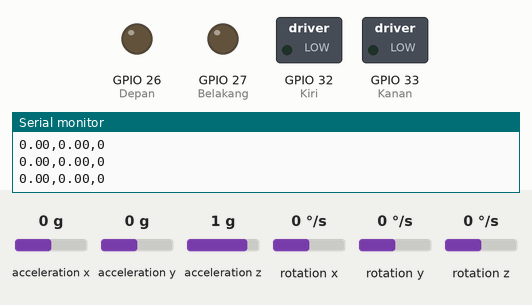
Recording of a sketch running on a simulated ESP32. On the bench: switched loads named in the sketch (green lamp = pin HIGH), output pins drawn as LEDs (lit = HIGH), the last lines printed to the serial monitor. The inputs (shaded band) are chosen by the test bench; at power-on: acceleration x 0 g, acceleration y 0 g, acceleration z 1 g, rotation x 0 °/s, rotation y 0 °/s, rotation z 0 °/s.

Above: at 1.2 s.
1.3 s: acceleration x set to -0.4 g
2.8 s: acceleration x set to -0.7 g
At 4.0 s:
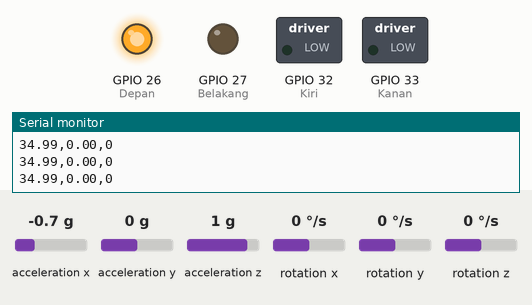
4.3 s: acceleration y set to -0.4 g
5.8 s: acceleration y set to -0.7 g
At 6.1 s:
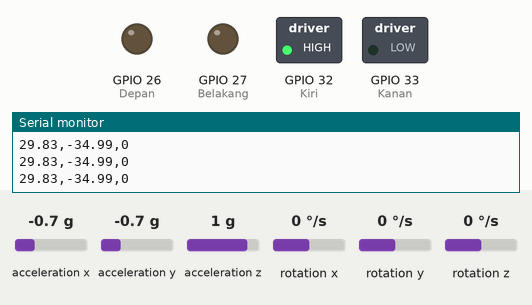
7.3 s: acceleration y set to 0.8 g
At 8.3 s:
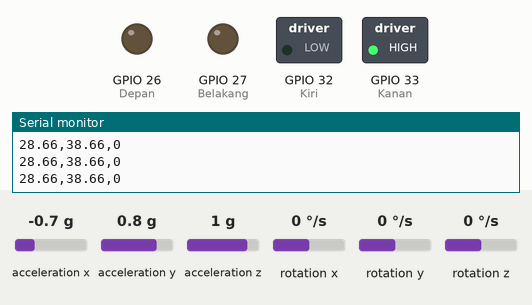
8.8 s: acceleration y set to 0.7 g
10.3 s: acceleration y set to 0.4 g
At 11.6 s:
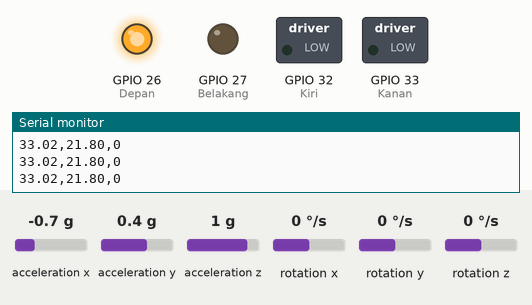
Timing chart, 0 to 12.8 s (numbered marks = the images above; inputs shaded):
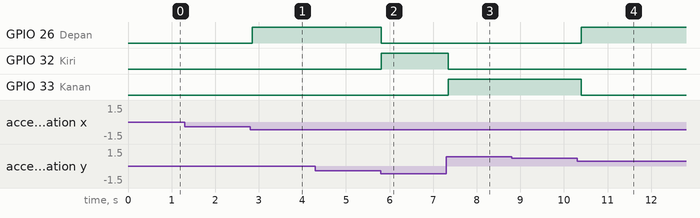

The sketch:

ESP32_MPU6050_LED.ino
```cpp
#include <Wire.h>
#include <MPU6050.h>

MPU6050 mpu;

#define Depan 26
#define Belakang 27
#define Kiri 32
#define Kanan 33

void setup() {
  Wire.begin(21, 22);
  Serial.begin(9600);

  mpu.initialize();

// Verify connection with sensor
  if (mpu.testConnection()) {
    Serial.println("MPU6050 terdeteksi!");
  } else {
    Serial.println("Koneksi dengan MPU6050 gagal.");
  }

// Set the motor pin as OUTPUT
  pinMode(Depan, OUTPUT);
  pinMode(Belakang, OUTPUT);
  pinMode(Kiri, OUTPUT);
  pinMode(Kanan, OUTPUT);
}

void loop() {
  int16_t accelX, accelY, accelZ;
  mpu.getAcceleration(&accelX, &accelY, &accelZ);

  // Calculates tilt angle based on accelerometer data
  float roll = atan2(accelY, accelZ) * 180.0 / PI;
  float pitch = atan2(-accelX, sqrt(accelY * accelY + accelZ * accelZ)) * 180.0 / PI;

  // Determine the tilt direction
  String orientation = determineOrientation(roll, pitch);

  // Display data on Serial Monitor

  Serial.print(pitch);
  Serial.print(",");
  Serial.print(roll);
  Serial.print(",");
  Serial.println("0");

  // Motor control based on orientation
  controlMotors(orientation);

  delay(100); // Wait 100ms before reading the accelerometer data again
}

String determineOrientation(float roll, float pitch) {
  if (roll > 30) {
    return "Kanan";
  } else if (roll < -30) {
    return "Kiri";
  } else if (pitch > 30) {
    return "Depan";
  } else if (pitch < -30) {
    return "Belakang";
  } else {
    return "Diam";
  }
}

void controlMotors(String orientation) {
  if (orientation == "Kanan") {
    digitalWrite(Kanan, HIGH);
    digitalWrite(Depan, LOW);
    digitalWrite(Belakang, LOW);
    digitalWrite(Kiri, LOW);
    // Control LED when mpu6050 tilts to the right
  } else if (orientation == "Kiri") {
    digitalWrite(Kanan, LOW);
    digitalWrite(Depan, LOW);
    digitalWrite(Belakang, LOW);
    digitalWrite(Kiri, HIGH);
    // Control LED when mpu6050 tilts to the left
  } else if (orientation == "Depan") {
    digitalWrite(Kanan, LOW);
    digitalWrite(Depan, HIGH);
    digitalWrite(Belakang, LOW);
    digitalWrite(Kiri, LOW);
    // Control LED when mpu6050 tilts to the front
  } else if (orientation == "Belakang") {
    digitalWrite(Kanan, LOW);
    digitalWrite(Depan, LOW);
    digitalWrite(Belakang, HIGH);
    digitalWrite(Kiri, LOW);
    // Control LED when mpu6050 tilts to the back
  } else {
    digitalWrite(Kanan, LOW);
    digitalWrite(Depan, LOW);
    digitalWrite(Belakang, LOW);
    digitalWrite(Kiri, LOW);
    // LED control when mpu6050 has no tilt movement
  }
}
```

Measured:
- the behaviour switches between -0.5 and -0.6 g on acceleration x (found by bisection; images 0 and 1)
- the behaviour switches between -0.5 and -0.6 g on acceleration y (found by bisection; images 1 and 2)
- the behaviour switches between 0.6 and 0.5 g on acceleration y (found by bisection; images 3 and 4)
- after the input at 2.8 s, GPIO 26 (Depan): LOW → HIGH after 0.06 s
- after the input at 5.8 s, GPIO 26 (Depan): HIGH → LOW at once; GPIO 32 (Kiri): LOW → HIGH at once
- after the input at 7.3 s, GPIO 32 (Kiri): HIGH → LOW at once; GPIO 33 (Kanan): LOW → HIGH at once
- after the input at 10.3 s, GPIO 26 (Depan): LOW → HIGH after 0.10 s; GPIO 33 (Kanan): HIGH → LOW after 0.10 s
